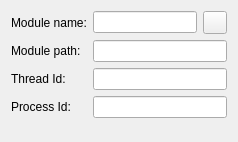
<?xml version="1.0" encoding="UTF-8"?>
<ui version="4.0">
 <class>FormInfoProcess</class>
 <widget class="QWidget" name="FormInfoProcess">
  <property name="geometry">
   <rect>
    <x>0</x>
    <y>0</y>
    <width>238</width>
    <height>142</height>
   </rect>
  </property>
  <property name="sizePolicy">
   <sizepolicy hsizetype="Preferred" vsizetype="Preferred">
    <horstretch>0</horstretch>
    <verstretch>0</verstretch>
   </sizepolicy>
  </property>
  <property name="minimumSize">
   <size>
    <width>0</width>
    <height>0</height>
   </size>
  </property>
  <property name="maximumSize">
   <size>
    <width>16777215</width>
    <height>16777215</height>
   </size>
  </property>
  <property name="windowTitle">
   <string>Process</string>
  </property>
  <layout class="QGridLayout" name="gridLayout">
   <item row="0" column="2">
    <widget class="QToolButton" name="btnCommands">
     <property name="text">
      <string/>
     </property>
     <property name="icon">
      <iconset resource="../../res/resource.qrc">
       <normaloff>:/images/menu.png</normaloff>:/images/menu.png</iconset>
     </property>
    </widget>
   </item>
   <item row="0" column="1">
    <widget class="QLineEdit" name="txtModuleName">
     <property name="readOnly">
      <bool>true</bool>
     </property>
    </widget>
   </item>
   <item row="0" column="0">
    <widget class="QLabel" name="lblModuleName">
     <property name="text">
      <string>Module name:</string>
     </property>
    </widget>
   </item>
   <item row="1" column="0">
    <widget class="QLabel" name="lblModulePath">
     <property name="text">
      <string>Module path:</string>
     </property>
    </widget>
   </item>
   <item row="4" column="0">
    <widget class="QLabel" name="lblProcessId">
     <property name="text">
      <string>Process Id:</string>
     </property>
    </widget>
   </item>
   <item row="1" column="1" colspan="2">
    <widget class="QLineEdit" name="txtModulePath">
     <property name="readOnly">
      <bool>true</bool>
     </property>
    </widget>
   </item>
   <item row="6" column="0" colspan="3">
    <spacer name="verticalSpacer">
     <property name="orientation">
      <enum>Qt::Vertical</enum>
     </property>
     <property name="sizeHint" stdset="0">
      <size>
       <width>20</width>
       <height>40</height>
      </size>
     </property>
    </spacer>
   </item>
   <item row="4" column="1" colspan="2">
    <widget class="QLineEdit" name="txtProcessId">
     <property name="readOnly">
      <bool>true</bool>
     </property>
    </widget>
   </item>
   <item row="3" column="0">
    <widget class="QLabel" name="lblThreadId">
     <property name="text">
      <string>Thread Id:</string>
     </property>
    </widget>
   </item>
   <item row="3" column="1" colspan="2">
    <widget class="QLineEdit" name="txtThreadId">
     <property name="readOnly">
      <bool>true</bool>
     </property>
    </widget>
   </item>
  </layout>
 </widget>
 <resources>
  <include location="../../res/resource.qrc"/>
 </resources>
 <connections>
  <connection>
   <sender>btnCommands</sender>
   <signal>clicked()</signal>
   <receiver>FormInfoProcess</receiver>
   <slot>slotCommands()</slot>
   <hints>
    <hint type="sourcelabel">
     <x>355</x>
     <y>18</y>
    </hint>
    <hint type="destinationlabel">
     <x>188</x>
     <y>128</y>
    </hint>
   </hints>
  </connection>
 </connections>
 <slots>
  <slot>slotCommands()</slot>
 </slots>
</ui>
